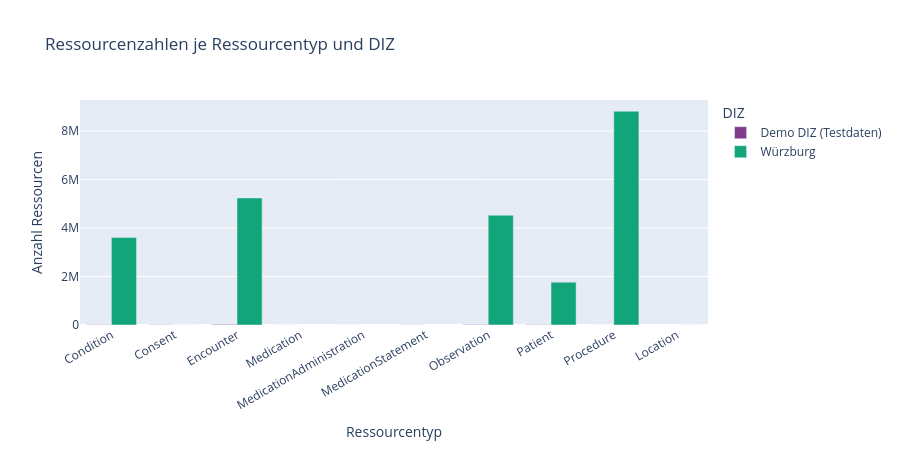

The notebook cell this image was saved under:
### Markdown cell above
---
## 1. Datensatz-Übersicht

### Code cell
# ── 1a. Ressourcenzahlen pro DIZ ─────────────────────────────────────────
fig = px.bar(
    df_summary,
    x="resource_type", y="total_resources", color="diz",
    barmode="group",
    color_discrete_map=COLOR_MAP,
    title="Ressourcenzahlen je Ressourcentyp und DIZ",
    labels={"total_resources": "Anzahl Ressourcen", "resource_type": "Ressourcentyp", "diz": "DIZ"},
    height=450
)
fig.update_layout(xaxis_tickangle=-30)
fig.show()

### Figure 1 — Plotly figure (JSON) as saved in the notebook; plotly's stock layout.template omitted (floating-point values rounded to 4 significant figures)
{"data": [{"alignmentgroup": "True", "hovertemplate": "DIZ=Demo DIZ (Testdaten)<br>Ressourcentyp=%{x}<br>Anzahl Ressourcen=%{y}<extra></extra>", "legendgroup": "Demo DIZ (Testdaten)", "marker": {"color": "rgb(127, 60, 141)", "pattern": {"shape": ""}}, "name": "Demo DIZ (Testdaten)", "offsetgroup": "Demo DIZ (Testdaten)", "orientation": "v", "showlegend": true, "textposition": "auto", "type": "bar", "x": ["Condition", "Consent", "Encounter", "Medication", "MedicationAdministration", "MedicationStatement", "Observation", "Patient", "Procedure"], "xaxis": "x", "y": [12342, 9687, 24321, 242, 165, 3600, 19174, 12101, 47], "yaxis": "y"}, {"alignmentgroup": "True", "hovertemplate": "DIZ=Würzburg<br>Ressourcentyp=%{x}<br>Anzahl Ressourcen=%{y}<extra></extra>", "legendgroup": "Würzburg", "marker": {"color": "rgb(17, 165, 121)", "pattern": {"shape": ""}}, "name": "Würzburg", "offsetgroup": "Würzburg", "orientation": "v", "showlegend": true, "textposition": "auto", "type": "bar", "x": ["Condition", "Consent", "Encounter", "Location", "Observation", "Patient", "Procedure"], "xaxis": "x", "y": [3604536, 276, 5241441, 678, 4527727, 1766849, 8815632], "yaxis": "y"}], "layout": {"barmode": "group", "height": 450, "legend": {"title": {"text": "DIZ"}, "tracegroupgap": 0}, "title": {"text": "Ressourcenzahlen je Ressourcentyp und DIZ"}, "xaxis": {"anchor": "y", "domain": [0, 1], "tickangle": -30, "title": {"text": "Ressourcentyp"}}, "yaxis": {"anchor": "x", "domain": [0, 1], "title": {"text": "Anzahl Ressourcen"}}}}
